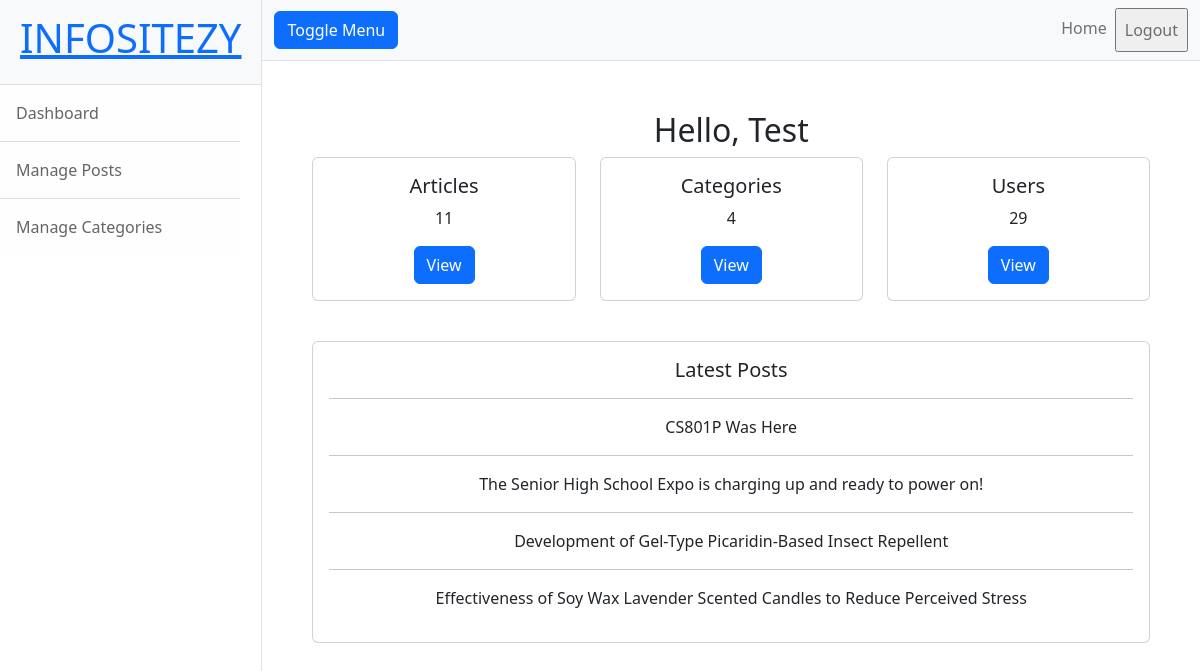
The app's page /admin/dashboard.php (signed in) with its own data.
### tables this page shows
CREATE TABLE `posts` (
  `post_id` int(11) NOT NULL,
  `post_name` varchar(255) NOT NULL,
  `post_desc` varchar(5000) NOT NULL,
  `category` int(11) NOT NULL,
  `author` int(100) NOT NULL,
  `post_date` timestamp NOT NULL DEFAULT current_timestamp() ON UPDATE current_timestamp(),
  `post_img` varchar(100) NOT NULL,
  `status` enum('pending','approved','rejected') NOT NULL DEFAULT 'pending'
);

### admin/dashboard.php (the view, shortened to what this page needs)
<?php
require_once('../database/connection.php');
$sql = "SELECT post_id,post_name FROM posts";
$res = $conn->prepare($sql);
$res->bind_result($pid, $pname);
$res->execute();
$res->store_result();
$pcnt = $res->num_rows();
$sql1 = "SELECT category_id FROM category";
$res1 = $conn->prepare($sql1);
$res1->bind_result($cid);
$res1->execute();
$res1->store_result();
$ccnt = $res1->num_rows();
$sql2 = "SELECT id FROM users";
$res2 = $conn->prepare($sql2);
$res2->bind_result($uid);
$res2->execute();
$res2->store_result();
$ucnt = $res2->num_rows();
$sql3 = "SELECT post_id,post_name FROM posts ORDER BY post_id DESC LIMIT 4";
$res3 = $conn->prepare($sql3);
$res3->bind_result($pid3, $pname3);
$res3->execute();
$res3->store_result();
?>
<!DOCTYPE html>
<html lang="en">
<head>
    <link href="..\assets\css\admin.css" rel="stylesheet" />
</head>
<body>
    <div class="d-flex" id="wrapper">
        <?php
        include_once('admin-includes/sidebar.php');
        ?>
        <div id="page-content-wrapper">
            <?php
            include_once('admin-includes/top-navigation.php');
            ?>
            <div class="container-fluid" style="padding: 50px;">
                <h2 style="text-align: center;">Hello, <?php echo $_SESSION['uname']; ?></h2>
                <div class="row">
                    <div class="col-sm-4">
                        <div class="card text-center">
                            <div class="card-body">
                                <h5 class="card-title">Articles</h5>
                                <p class="card-text"><?php echo $pcnt; ?></p>
                                <a href="posts.php" class="btn btn-primary">View</a>
                            </div>
                        </div>
                    </div>
                    <div class="col-sm-4">
                        <div class="card text-center">
                            <div class="card-body">
                                <h5 class="card-title">Categories</h5>
                                <p class="card-text"><?php echo $ccnt; ?></p>
                                <a href="category.php" class="btn btn-primary">View</a>
                            </div>
                        </div>
                    </div>
                    <div class="col-sm-4">
                        <div class="card text-center">
                            <div class="card-body">
                                <h5 class="card-title">Users</h5>
                                <p class="card-text"><?php echo $ucnt; ?></p>
                                <a href="users.php" class="btn btn-primary">View</a>
                            </div>
                        </div>
                    </div>
                </div>
                <div class="row">
                    <div class="col-sm-12">
                        <div class="card text-center">
                            <div class="card-body">
                                <h5 class="card-title">Latest Posts</h5>
                                <?php if ($res3->num_rows() > 0) {
                                    while ($res3->fetch()) { ?>
                                        <hr>
                                        <div class="larticles">
                                            <p> <?php echo $pname3; ?> </p>
                                        </div>
                                <?php }
                                } else {
                                    echo "<div style='display:block; width:100%; font-weight:bold; font-size:2rem; text-align:center;'>0 Results Found</div>";
                                } ?>
                            </div>
                        </div>
                    </div>
                </div>
            </div>
        </div>
    </div>
</body>
</html>

### records on screen
posts: post_name "CS801P Was Here"
posts: post_name "The Senior High School Expo is charging up and ready to power on!"
posts: post_name "Development of Gel-Type Picaridin-Based Insect Repellent"
posts: post_name "Effectiveness of Soy Wax Lavender Scented Candles to Reduce Perceived Stress"

### other values on screen
$_SESSION['uname'] "Test"
$pcnt "11"
$ccnt "4"
$ucnt "29"
